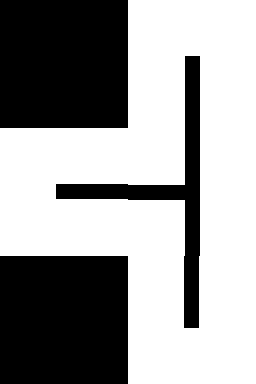

Tiled map render using the project's own tile images. Description and the whole map definition, tile-layer contents included, below:
An orthogonal 2x3 tile map with 128x128 px tiles, 1 tile layer (Tile Layer 1).

<map version="1.2" tiledversion="1.3.4" orientation="orthogonal" renderorder="right-down" width="2" height="3" tilewidth="128" tileheight="128" infinite="0" nextlayerid="2" nextobjectid="1">
 <tileset firstgid="1" name="g1" tilewidth="128" tileheight="128" tilecount="15" columns="0">
  <grid orientation="orthogonal" width="1" height="1" />
  <tile id="0">
   <image width="128" height="128" source="../tileset/0.bmp" />
  </tile>
  <tile id="1">
   <image width="128" height="128" source="../tileset/1.bmp" />
  </tile>
  <tile id="2">
   <image width="128" height="128" source="../tileset/2.bmp" />
  </tile>
  <tile id="3">
   <image width="128" height="128" source="../tileset/3.bmp" />
  </tile>
  <tile id="4">
   <image width="128" height="128" source="../tileset/4.bmp" />
  </tile>
  <tile id="5">
   <image width="128" height="128" source="../tileset/5.bmp" />
  </tile>
  <tile id="6">
   <image width="128" height="128" source="../tileset/6.bmp" />
  </tile>
  <tile id="7">
   <image width="128" height="128" source="../tileset/7.bmp" />
  </tile>
  <tile id="8">
   <image width="128" height="128" source="../tileset/8.bmp" />
  </tile>
  <tile id="9">
   <image width="128" height="128" source="../tileset/9.bmp" />
  </tile>
  <tile id="10">
   <image width="128" height="128" source="../tileset/10.bmp" />
  </tile>
  <tile id="11">
   <image width="128" height="128" source="../tileset/11.bmp" />
  </tile>
  <tile id="12">
   <image width="128" height="128" source="../tileset/12.bmp" />
  </tile>
  <tile id="13">
   <image width="128" height="128" source="../tileset/13.bmp" />
  </tile>
  <tile id="14">
   <image width="128" height="128" source="../tileset/14.bmp" />
  </tile>
 </tileset>
 <layer id="1" name="Tile Layer 1" width="2" height="3">
  <data encoding="csv">
0,3,
2,14,
0,1
</data>
 </layer>
</map>
